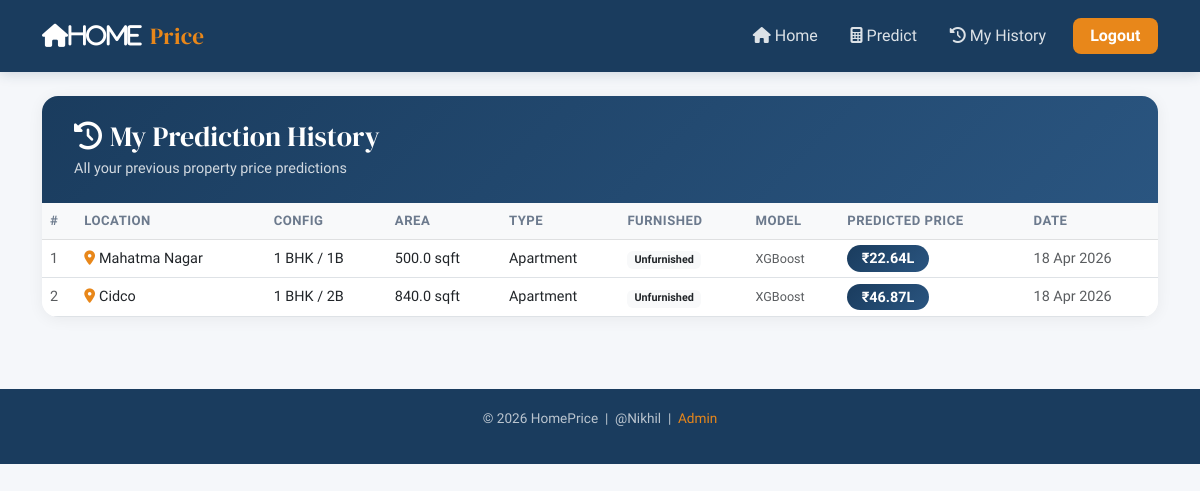
The app's page /history (signed in) with its own data.
### database.py (models this page shows)
class Prediction(db.Model):
    __tablename__ = "predictions"
    id              = db.Column(db.Integer, primary_key=True)
    user_id         = db.Column(db.Integer, db.ForeignKey("users.id"), nullable=True)
    location        = db.Column(db.String(100))
    area_sqft       = db.Column(db.Float)
    bedrooms        = db.Column(db.Integer)
    bathrooms       = db.Column(db.Integer)
    property_type   = db.Column(db.String(50))
    age_years       = db.Column(db.Integer)
    floor           = db.Column(db.Integer)
    parking         = db.Column(db.Integer)
    furnished       = db.Column(db.String(30))
    predicted_price = db.Column(db.Float)
    model_used      = db.Column(db.String(50))
    created_at      = db.Column(db.DateTime, default=datetime.utcnow)

### app.py (the view)
@app.route("/history")
@login_required
def history():
    preds = (Prediction.query
             .filter_by(user_id=session["user_id"])
             .order_by(Prediction.created_at.desc())
             .limit(50).all())
    return render_template("user/history.html", predictions=preds)

### app.py (called while the page is built)
def login_required(f):
    @wraps(f)
    def decorated(*args, **kwargs):
        if "user_id" not in session:
            flash("Please login first.", "warning")
            return redirect(url_for("user_login"))
        return f(*args, **kwargs)
    return decorated

### templates/user/history.html (shortened to what this page needs)
{% extends "user/base.html" %}
{% block content %}
<div class="history-card">
  <div class="history-header">
    <h3><i class="fas fa-history me-2"></i>My Prediction History</h3>
    <p class="mb-0 mt-1" style="opacity:.8; font-size:.9rem">All your previous property price predictions</p>
  </div>
  {% if predictions %}
  <div class="table-responsive">
    <table class="table table-hover mb-0">
      <thead class="table-light">
        <tr>
          <th>#</th>
          <th>Location</th>
          <th>Config</th>
          <th>Area</th>
          <th>Type</th>
          <th>Furnished</th>
          <th>Model</th>
          <th>Predicted Price</th>
          <th>Date</th>
        </tr>
      </thead>
      <tbody>
        {% for p in predictions %}
        <tr>
          <td class="text-muted">{{ loop.index }}</td>
          <td><i class="fas fa-map-marker-alt me-1" style="color:var(--accent)"></i>{{ p.location }}</td>
          <td>{{ p.bedrooms }} BHK / {{ p.bathrooms }}B</td>
          <td>{{ p.area_sqft }} sqft</td>
          <td>{{ p.property_type }}</td>
          <td><span class="badge bg-light text-dark">{{ p.furnished }}</span></td>
          <td><small class="text-muted">{{ p.model_used }}</small></td>
          <td><span class="price-badge">₹{{ p.predicted_price }}L</span></td>
          <td class="text-muted small">{{ p.created_at.strftime('%d %b %Y') }}</td>
        </tr>
        {% endfor %}
      </tbody>
    </table>
  </div>
  {% else %}
  <div class="empty-state">
    <i class="fas fa-chart-bar fa-3x mb-3"></i>
    <h5>No predictions yet</h5>
    <p>Go to the <a href="{{ url_for('predict') }}" style="color:var(--accent)">Predict page</a> to get started.</p>
  </div>
  {% endif %}
</div>
{% endblock %}

### templates/user/base.html (style rules this page uses)
:root { --primary: #1a3c5e; --accent: #e8871a; --light-bg: #f5f7fa; --card-bg: #ffffff; --text: #1f2d3d; --muted: #6c7a8d; --border: #dde3ed; }
* { box-sizing: border-box; margin: 0; padding: 0; }
body { font-family: 'Sora', sans-serif; background: var(--light-bg); color: var(--text); }

### templates/user/history.html (style rules this page uses)
.history-card { background:#fff; border-radius:16px; box-shadow:0 2px 16px rgba(0,0,0,.06); overflow:hidden; }
.history-header { background:linear-gradient(135deg,var(--primary),#2a5580); color:#fff; padding:1.5rem 2rem; }
.history-header h3 { font-family:'DM Serif Display',serif; margin:0; }
.table th { font-size:.82rem; text-transform:uppercase; letter-spacing:.5px; color:var(--muted); font-weight:600; border-top:none; }
.table td { vertical-align:middle; font-size:.9rem; }
.price-badge { background:linear-gradient(135deg,var(--primary),#2a5580); color:#fff; padding:.3rem .9rem; border-radius:20px; font-weight:700; font-size:.9rem; }

### records on screen
Prediction: location "Mahatma Nagar", bedrooms "1", bathrooms "1", area_sqft "500.0", property_type "Apartment", furnished "Unfurnished", model_used "XGBoost", predicted_price "22.64", created_at "18 Apr 2026"
Prediction: location "Cidco", bedrooms "1", bathrooms "2", area_sqft "840.0", property_type "Apartment", furnished "Unfurnished", model_used "XGBoost", predicted_price "46.87", created_at "18 Apr 2026"
